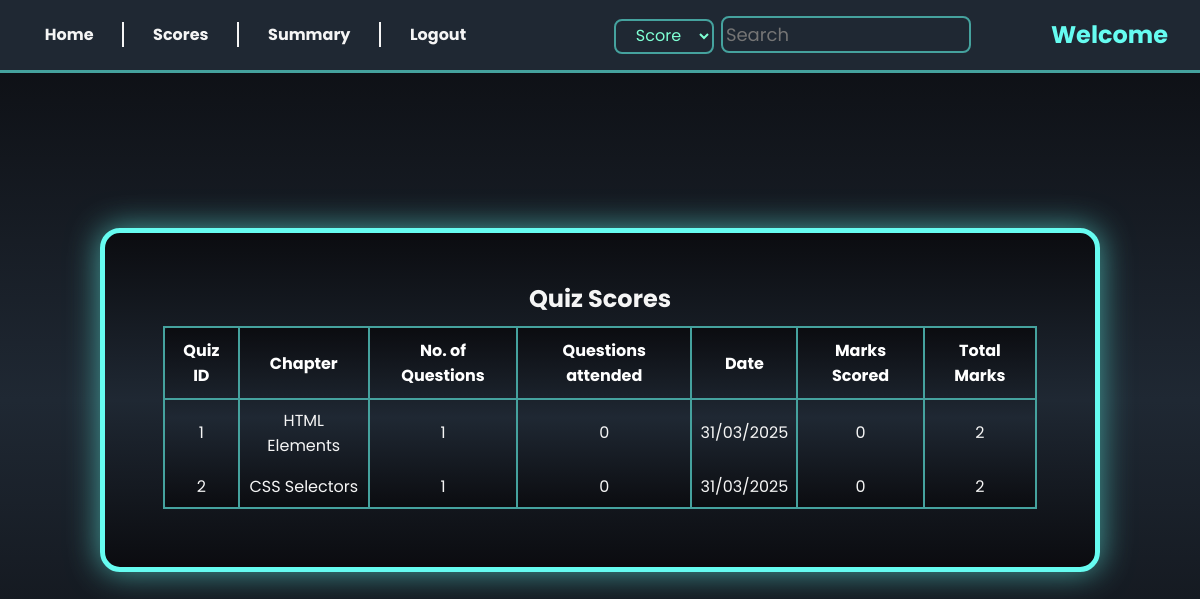
The page /scores (signed in) on the database its author committed.
### models/models.py (models this page shows)
class Chapter(db.Model):
  id = db.Column(db.Integer, primary_key=True, nullable=False)
  name = db.Column(db.String(50), unique=True, nullable=False)
  description = db.Column(db.String(120), nullable=False)
  subject_id = db.Column(db.Integer, db.ForeignKey('subject.id'), nullable=False)
  questions = db.relationship('Question', backref='chapter', cascade="all, delete-orphan")
  quizes = db.relationship('Quiz', backref='chapter', cascade = "all, delete-orphan")

### controllers/routes.py (the view)
@login_required
@app.route('/scores')
def scores():
    email = session.get('email')
    user = User.query.filter_by(email = email).first()
    scores = Scores.query.filter_by(user_id=user.id).all()
    quizzes = {quiz.id: quiz for quiz in Quiz.query.all()}
    chapters = {chapter.id: chapter.name for chapter in Chapter.query.all()}
    results = []
    for score in scores:
        quiz = quizzes.get(score.quiz_id)
        if quiz:
            chapter_name = chapters.get(quiz.chapter_id, "Unknown")
            num_questions = len(quiz.questions)
            total_marks = sum(q.marks for q in quiz.questions)
            attempted_questions_count = Userattempt.query.filter(
                Userattempt.user_id == user.id,
                Userattempt.quiz_id == score.quiz_id,
                Userattempt.user_answer.isnot(None)
            ).count()
            results.append({
                "quiz_id": score.quiz_id,
                "chapter_name": chapter_name,
                "num_questions": num_questions,
                "attempted_questions": attempted_questions_count,
                "date_attempted": score.time_stamp_of_attempt.strftime("%d/%m/%Y"),
                "marks_scored": score.total_scored,
                "total_marks": total_marks
            })
    return render_template('scores.html', results=results)

### templates/scores.html (shortened to what this page needs)
{% extends 'base.html' %}
{% block content %}
<div class="admin-container">
    {% include 'user_nav.html'   %}
    <div class="score-detail">
        <h2>Quiz Scores</h2>
        {% if results %}
        <table>
            <thead>
                <tr>
                    <th>Quiz ID</th>
                    <th>Chapter</th>
                    <th>No. of Questions</th>
                    <th>Questions attended</th>
                    <th>Date</th>
                    <th>Marks Scored</th>
                    <th>Total Marks</th>
                </tr>
            </thead>
            <tbody>
                {% for result in results %}
                <tr>
                    <td>{{ result.quiz_id }}</td>
                    <td>{{ result.chapter_name }}</td>
                    <td>{{ result.num_questions }}</td>
                    <td>{{result.attempted_questions}}</td>
                    <td>{{ result.date_attempted }}</td>
                    <td>{{ result.marks_scored }}</td>
                    <td>{{ result.total_marks }}</td>
                </tr>
                {% endfor %}
            </tbody>
        </table>
        {% else %}
            <h3>No Quiz attempted yet</h3>
        {% endif %}
    </div>
</div>
{% endblock %}

### static/styles.css (style rules this page uses)
* { padding: 0; margin: 0; outline: 0; list-style: none; text-decoration: none; font-family: 'Poppins', 'system-ui'; box-sizing: border-box; }
:root { --accent-color:#66fcf1; --box-shadow :#45a29e; --text-color :whitesmoke; --light-shade :#1f2833; --dark-shade :#181818; --background: linear-gradient(#0b0c10,#1f2833,#0b0c10); }
body { overflow-x: hidden; width: 100vw; height: 100vh; background:var(--background); background-repeat: no-repeat; background-size: cover; background-attachment: fixed; display: flex; justify-content: center; align-items: center; color: var(--text-color); }
.score-detail table tbody td { border-right: 2px solid var(--box-shadow) }

### rows shown on the page
Chapter: quiz_id "1", chapter_name "HTML Elements", num_questions "1", attempted_questions "0", date_attempted "31/03/2025", marks_scored "0", total_marks "2"
Chapter: quiz_id "2", chapter_name "CSS Selectors", num_questions "1", attempted_questions "0", date_attempted "31/03/2025", marks_scored "0", total_marks "2"
